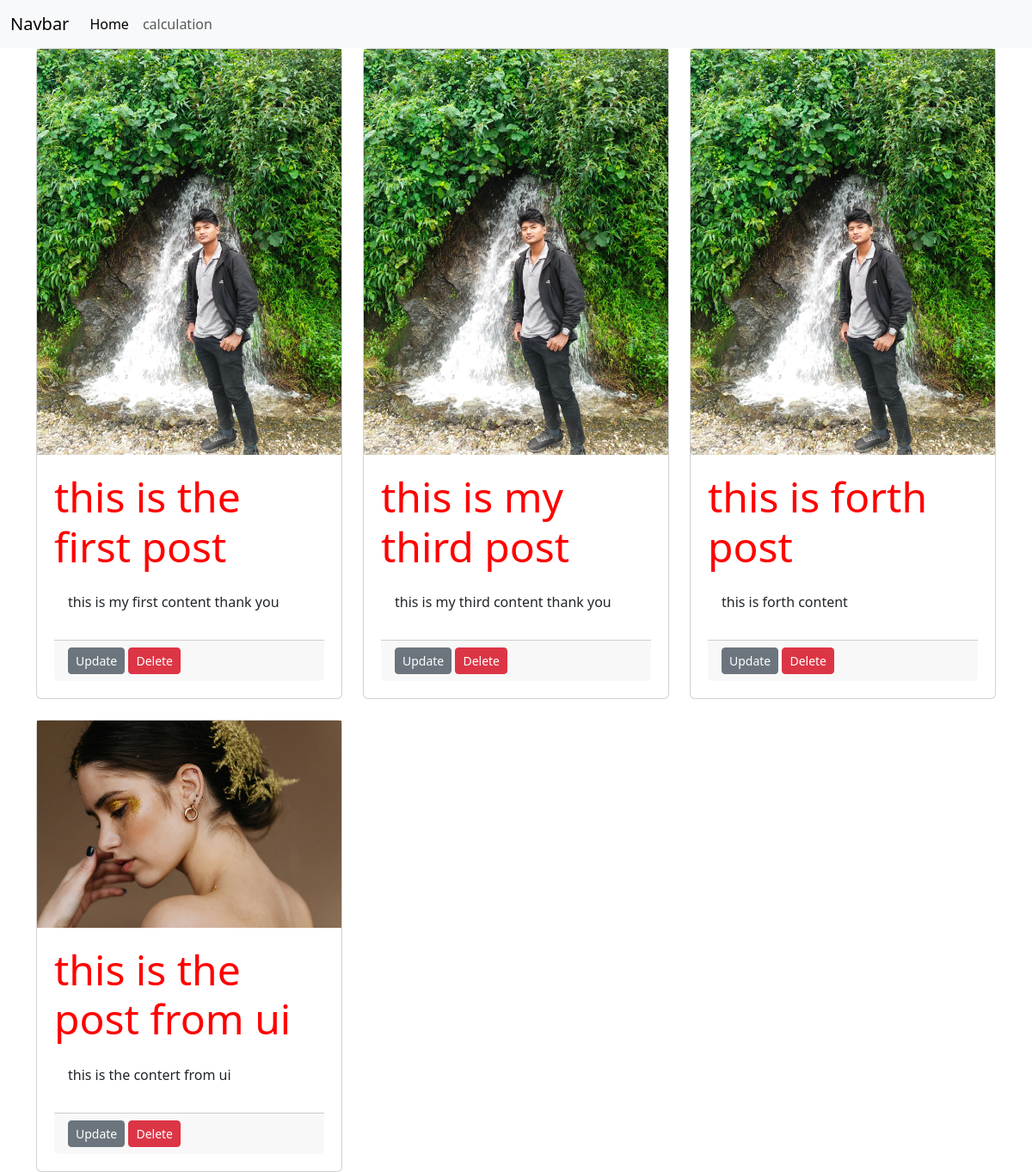
/post/list/, run on the app's committed database.
### post/models.py (models this page shows)
class Post(models.Model):
    title = models.CharField("Post title", max_length= 100)
    content = models.TextField("Post Content")
    image = models.ImageField("Posst Image", upload_to="post", default="its_me.jpg")
    created_at = models.DateTimeField(auto_now_add= True)
    updated_at = models.DateTimeField(auto_now= True)
    def __str__(self) -> str:
        return self.title

### post/views.py (the view)
# urls.py: path('post/list/', post_list_view, name= "post-list"),
def post_list_view(request):
    posts = Post.objects.all()
    print("Posts: ", posts)
    return render(request, "post/list.html", context={"posts": posts},)

### templates/post/list.html (shortened to what this page needs)
{% extends "layout/base.html" %}
{% block content %}
<section class="">
    <div class="container">
        <div class="row g-4">
            {% for post in posts %}
            <div class="col-4">
                <div class="card">
                    <div class="card-img-thumbnail">
                        <img src="{{ post.image.url }}" alt="{{ post.title }}">
                    </div>
                    <div class="content">
                        <div class="card-title">
                            <a href="{% url 'post-detail' post.id %}">
                                <h1>{{ post.title }}</h1>
                            </a>
                        </div>
                        <div class="card-body">
                            <p>{{ post.content }}</p>
                        </div>
                        <div class="card-footer">
                            <a href="{% url 'post-edit' post.id %}" class="btn btn-sm btn-secondary">Update</a>
                            <a href="{% url 'post-delete' post.id %}" class="btn btn-sm btn-danger">Delete</a>
                        </div>
                    </div>
                </div>
            </div>
            {% endfor %}
        </div>
    </div>
</section>
{% endblock content %}

### templates/layout/base.html (shortened to what this page needs)
{% load static %}
<!DOCTYPE html>
<html lang="en">
<head>
    <link rel="stylesheet" href="{% static 'css/bootstrap.min.css' %}">
    <link rel="stylesheet" href="{% static 'style.css' %}">
</head>
<body>
    {% include "layout/navbar.html" %}
    <main>
        {% block content %}{% endblock content %}
    </main>
</body>
</html>

### templates/layout/navbar.html (shortened to what this page needs)
<nav class="navbar navbar-expand-lg bg-body-tertiary">
    <div class="container-fluid">
      <a class="navbar-brand" href="{% url 'home' %}">Navbar</a>
      <div class="collapse navbar-collapse" id="navbarNavAltMarkup">
        <div class="navbar-nav">
          <a class="nav-link active" aria-current="page" href="{% url 'home' %}">Home</a>
          <a class="nav-link" href="{% url 'calculation' %}">calculation</a>
        </div>
      </div>
    </div>
  </nav>

### static/style.css (style rules this page uses)
a { text-decoration: none; }
h1 { font-size: 3rem; color: red; }
img { max-width: 100%; object-fit: cover; }
.card .content { padding: 20px; }

### data on the page
Post: image (picture), title "this is the first post", content "this is my first content thank you"
Post: image (picture), title "this is my third post", content "this is my third content thank you"
Post: image (picture), title "this is forth post", content "this is forth content"
Post: image (picture), title "this is the post from ui", content "this is the contert from ui"
